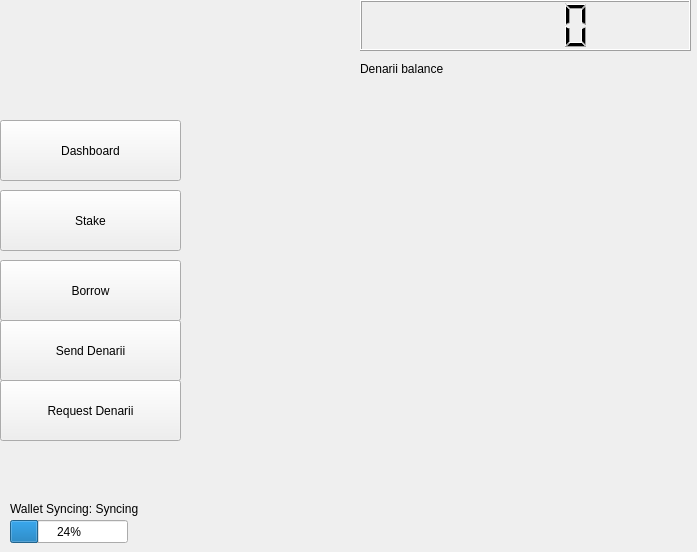
<?xml version="1.0" encoding="UTF-8"?>
<ui version="4.0">
 <class>denariiwalet</class>
 <widget class="QWidget" name="denariiwalet">
  <property name="geometry">
   <rect>
    <x>0</x>
    <y>0</y>
    <width>697</width>
    <height>552</height>
   </rect>
  </property>
  <property name="windowTitle">
   <string>Form</string>
  </property>
  <widget class="QProgressBar" name="progressBar">
   <property name="geometry">
    <rect>
     <x>10</x>
     <y>520</y>
     <width>118</width>
     <height>23</height>
    </rect>
   </property>
   <property name="value">
    <number>24</number>
   </property>
  </widget>
  <widget class="QLabel" name="label_2">
   <property name="geometry">
    <rect>
     <x>10</x>
     <y>500</y>
     <width>181</width>
     <height>17</height>
    </rect>
   </property>
   <property name="text">
    <string>Wallet Syncing: Syncing</string>
   </property>
  </widget>
  <widget class="QLCDNumber" name="lcdNumber">
   <property name="geometry">
    <rect>
     <x>360</x>
     <y>0</y>
     <width>331</width>
     <height>51</height>
    </rect>
   </property>
  </widget>
  <widget class="QLabel" name="label">
   <property name="geometry">
    <rect>
     <x>360</x>
     <y>60</y>
     <width>321</width>
     <height>17</height>
    </rect>
   </property>
   <property name="text">
    <string>Denarii balance</string>
   </property>
  </widget>
  <widget class="QPushButton" name="dashboard_button">
   <property name="geometry">
    <rect>
     <x>0</x>
     <y>120</y>
     <width>181</width>
     <height>61</height>
    </rect>
   </property>
   <property name="text">
    <string>Dashboard</string>
   </property>
  </widget>
  <widget class="QPushButton" name="stake_button">
   <property name="geometry">
    <rect>
     <x>0</x>
     <y>190</y>
     <width>181</width>
     <height>61</height>
    </rect>
   </property>
   <property name="text">
    <string>Stake</string>
   </property>
  </widget>
  <widget class="QPushButton" name="borrow_button">
   <property name="geometry">
    <rect>
     <x>0</x>
     <y>260</y>
     <width>181</width>
     <height>61</height>
    </rect>
   </property>
   <property name="text">
    <string>Borrow</string>
   </property>
  </widget>
  <widget class="QPushButton" name="send_button">
   <property name="geometry">
    <rect>
     <x>0</x>
     <y>320</y>
     <width>181</width>
     <height>61</height>
    </rect>
   </property>
   <property name="text">
    <string>Send Denarii</string>
   </property>
  </widget>
  <widget class="QPushButton" name="request_button">
   <property name="geometry">
    <rect>
     <x>0</x>
     <y>380</y>
     <width>181</width>
     <height>61</height>
    </rect>
   </property>
   <property name="text">
    <string>Request Denarii</string>
   </property>
  </widget>
 </widget>
 <resources/>
 <connections/>
</ui>
